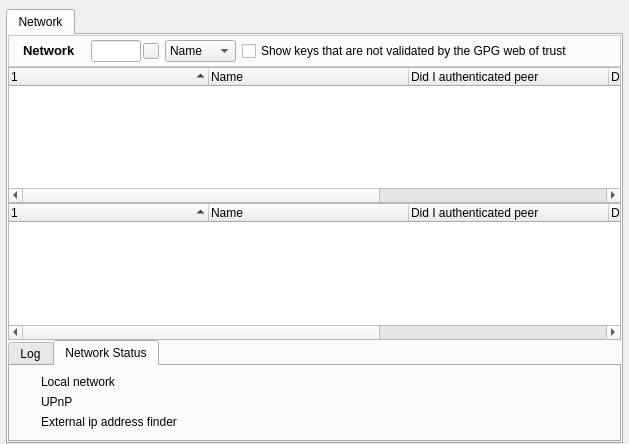
<?xml version="1.0" encoding="UTF-8"?>
<ui version="4.0">
 <class>NetworkDialog</class>
 <widget class="QWidget" name="NetworkDialog">
  <property name="geometry">
   <rect>
    <x>0</x>
    <y>0</y>
    <width>629</width>
    <height>444</height>
   </rect>
  </property>
  <layout class="QGridLayout">
   <property name="leftMargin">
    <number>6</number>
   </property>
   <property name="topMargin">
    <number>9</number>
   </property>
   <property name="rightMargin">
    <number>6</number>
   </property>
   <property name="bottomMargin">
    <number>0</number>
   </property>
   <item row="0" column="0">
    <widget class="QTabWidget" name="networkTab">
     <property name="tabPosition">
      <enum>QTabWidget::North</enum>
     </property>
     <property name="currentIndex">
      <number>0</number>
     </property>
     <widget class="QWidget" name="networkTab_1">
      <attribute name="title">
       <string>Network</string>
      </attribute>
      <layout class="QGridLayout">
       <property name="horizontalSpacing">
        <number>6</number>
       </property>
       <property name="verticalSpacing">
        <number>0</number>
       </property>
       <property name="margin">
        <number>0</number>
       </property>
       <item row="1" column="0">
        <widget class="QTreeWidget" name="connecttreeWidget">
         <property name="sizePolicy">
          <sizepolicy hsizetype="Expanding" vsizetype="Expanding">
           <horstretch>0</horstretch>
           <verstretch>0</verstretch>
          </sizepolicy>
         </property>
         <property name="contextMenuPolicy">
          <enum>Qt::CustomContextMenu</enum>
         </property>
         <property name="acceptDrops">
          <bool>false</bool>
         </property>
         <property name="autoFillBackground">
          <bool>false</bool>
         </property>
         <property name="lineWidth">
          <number>20</number>
         </property>
         <property name="iconSize">
          <size>
           <width>16</width>
           <height>16</height>
          </size>
         </property>
         <property name="uniformRowHeights">
          <bool>true</bool>
         </property>
         <property name="sortingEnabled">
          <bool>true</bool>
         </property>
         <property name="animated">
          <bool>true</bool>
         </property>
         <property name="wordWrap">
          <bool>true</bool>
         </property>
         <attribute name="headerCascadingSectionResizes">
          <bool>true</bool>
         </attribute>
         <attribute name="headerDefaultSectionSize">
          <number>200</number>
         </attribute>
         <attribute name="headerStretchLastSection">
          <bool>true</bool>
         </attribute>
         <attribute name="headerCascadingSectionResizes">
          <bool>true</bool>
         </attribute>
         <attribute name="headerDefaultSectionSize">
          <number>200</number>
         </attribute>
         <attribute name="headerStretchLastSection">
          <bool>true</bool>
         </attribute>
         <column>
          <property name="text">
           <string/>
          </property>
         </column>
         <column>
          <property name="text">
           <string>Name</string>
          </property>
         </column>
         <column>
          <property name="text">
           <string>Did I authenticated peer</string>
          </property>
          <property name="toolTip">
           <string>Did I sign his gpg key</string>
          </property>
         </column>
         <column>
          <property name="text">
           <string>Did peer authenticated me</string>
          </property>
         </column>
         <column>
          <property name="text">
           <string>Cert Id</string>
          </property>
         </column>
        </widget>
       </item>
       <item row="0" column="0">
        <widget class="QFrame" name="frame">
         <property name="minimumSize">
          <size>
           <width>0</width>
           <height>32</height>
          </size>
         </property>
         <property name="maximumSize">
          <size>
           <width>16777215</width>
           <height>32</height>
          </size>
         </property>
         <property name="styleSheet">
          <string notr="true">QFrame#frame{ 
background-color: qlineargradient(x1:0, y1:0, x2:0, y2:1,
stop:0 #FEFEFE, stop:1 #E8E8E8);

border: 1px solid #CCCCCC;}</string>
         </property>
         <layout class="QHBoxLayout" name="horizontalLayout_2">
          <property name="margin">
           <number>1</number>
          </property>
          <item>
           <widget class="QLabel" name="label">
            <property name="maximumSize">
             <size>
              <width>22</width>
              <height>22</height>
             </size>
            </property>
            <property name="text">
             <string/>
            </property>
            <property name="pixmap">
             <pixmap resource="images.qrc">:/images/rs1.png</pixmap>
            </property>
            <property name="scaledContents">
             <bool>true</bool>
            </property>
           </widget>
          </item>
          <item>
           <widget class="QLabel" name="label_2">
            <property name="font">
             <font>
              <family>Arial</family>
              <pointsize>10</pointsize>
             </font>
            </property>
            <property name="text">
             <string>&lt;!DOCTYPE HTML PUBLIC &quot;-//W3C//DTD HTML 4.0//EN&quot; &quot;http://www.w3.org/TR/REC-html40/strict.dtd&quot;&gt;
&lt;html&gt;&lt;head&gt;&lt;meta name=&quot;qrichtext&quot; content=&quot;1&quot; /&gt;&lt;style type=&quot;text/css&quot;&gt;
p, li { white-space: pre-wrap; }
&lt;/style&gt;&lt;/head&gt;&lt;body style=&quot; font-family:'Arial'; font-size:10pt; font-weight:400; font-style:normal;&quot;&gt;
&lt;p style=&quot; margin-top:0px; margin-bottom:0px; margin-left:0px; margin-right:0px; -qt-block-indent:0; text-indent:0px;&quot;&gt;&lt;span style=&quot; font-weight:600;&quot;&gt;Network&lt;/span&gt;&lt;/p&gt;&lt;/body&gt;&lt;/html&gt;</string>
            </property>
           </widget>
          </item>
          <item>
           <layout class="QHBoxLayout" name="horizontalLayout">
            <property name="spacing">
             <number>2</number>
            </property>
            <item>
             <widget class="QLabel" name="label_3">
              <property name="text">
               <string/>
              </property>
              <property name="pixmap">
               <pixmap resource="images.qrc">:/images/find-16.png</pixmap>
              </property>
             </widget>
            </item>
            <item>
             <widget class="QLineEdit" name="filterPatternLineEdit">
              <property name="toolTip">
               <string>Search Network</string>
              </property>
             </widget>
            </item>
            <item>
             <widget class="QPushButton" name="clearButton">
              <property name="minimumSize">
               <size>
                <width>16</width>
                <height>16</height>
               </size>
              </property>
              <property name="maximumSize">
               <size>
                <width>16</width>
                <height>16</height>
               </size>
              </property>
              <property name="font">
               <font>
                <family>MS Shell Dlg 2</family>
               </font>
              </property>
              <property name="toolTip">
               <string>Clear Filter</string>
              </property>
              <property name="styleSheet">
               <string notr="true">QPushButton
{
 border-image: url(:/images/closenormal.png) 
}
                                
QPushButton:hover 
{
border-image: url(:/images/closehover.png) 
}
                                
QPushButton:pressed  {
border-image: url(:/images/closepressed.png) 
}</string>
              </property>
              <property name="text">
               <string/>
              </property>
             </widget>
            </item>
           </layout>
          </item>
          <item>
           <widget class="QComboBox" name="filterColumnComboBox">
            <property name="minimumSize">
             <size>
              <width>0</width>
              <height>0</height>
             </size>
            </property>
            <property name="font">
             <font>
              <family>MS Shell Dlg 2</family>
             </font>
            </property>
            <property name="currentIndex">
             <number>0</number>
            </property>
            <item>
             <property name="text">
              <string>Name</string>
             </property>
            </item>
            <item>
             <property name="text">
              <string>Peer ID</string>
             </property>
            </item>
           </widget>
          </item>
          <item>
           <widget class="QCheckBox" name="showUnvalidKeys">
            <property name="text">
             <string>Show keys that are not validated by the GPG web of trust</string>
            </property>
           </widget>
          </item>
          <item>
           <widget class="QPushButton" name="viewButton">
            <property name="toolTip">
             <string>&lt;!DOCTYPE HTML PUBLIC &quot;-//W3C//DTD HTML 4.0//EN&quot; &quot;http://www.w3.org/TR/REC-html40/strict.dtd&quot;&gt;
&lt;html&gt;&lt;head&gt;&lt;meta name=&quot;qrichtext&quot; content=&quot;1&quot; /&gt;&lt;style type=&quot;text/css&quot;&gt;
p, li { white-space: pre-wrap; }
&lt;/style&gt;&lt;/head&gt;&lt;body style=&quot; font-family:'MS Shell Dlg 2'; font-size:8.25pt; font-weight:400; font-style:normal;&quot;&gt;
&lt;p style=&quot; margin-top:0px; margin-bottom:0px; margin-left:0px; margin-right:0px; -qt-block-indent:0; text-indent:0px;&quot;&gt;&lt;span style=&quot; font-weight:600;&quot;&gt;Display&lt;/span&gt;&lt;/p&gt;&lt;/body&gt;&lt;/html&gt;</string>
            </property>
            <property name="styleSheet">
             <string notr="true">QPushButton::menu-indicator { 
subcontrol-origin: padding;
subcontrol-position: bottom right;
}

</string>
            </property>
            <property name="text">
             <string/>
            </property>
            <property name="icon">
             <iconset resource="images.qrc">
              <normaloff>:/images/looknfeel.png</normaloff>:/images/looknfeel.png</iconset>
            </property>
            <property name="default">
             <bool>false</bool>
            </property>
            <property name="flat">
             <bool>true</bool>
            </property>
           </widget>
          </item>
         </layout>
        </widget>
       </item>
       <item row="3" column="0">
        <widget class="QTabWidget" name="tabBottom">
         <property name="maximumSize">
          <size>
           <width>16777215</width>
           <height>142</height>
          </size>
         </property>
         <property name="tabPosition">
          <enum>QTabWidget::North</enum>
         </property>
         <property name="currentIndex">
          <number>1</number>
         </property>
         <widget class="QWidget" name="log_tab">
          <attribute name="title">
           <string>Log</string>
          </attribute>
          <layout class="QVBoxLayout">
           <property name="spacing">
            <number>6</number>
           </property>
           <property name="margin">
            <number>0</number>
           </property>
           <item>
            <widget class="QTextBrowser" name="infoLog">
             <property name="sizePolicy">
              <sizepolicy hsizetype="Expanding" vsizetype="Expanding">
               <horstretch>0</horstretch>
               <verstretch>0</verstretch>
              </sizepolicy>
             </property>
             <property name="maximumSize">
              <size>
               <width>16777215</width>
               <height>142</height>
              </size>
             </property>
             <property name="contextMenuPolicy">
              <enum>Qt::CustomContextMenu</enum>
             </property>
            </widget>
           </item>
          </layout>
         </widget>
         <widget class="QWidget" name="networkstatus">
          <attribute name="title">
           <string>Network Status</string>
          </attribute>
          <layout class="QGridLayout">
           <item row="1" column="0">
            <layout class="QVBoxLayout" name="verticalLayout_2">
             <item>
              <layout class="QGridLayout">
               <item row="0" column="0">
                <widget class="QLabel" name="iconlabel_netLimited">
                 <property name="maximumSize">
                  <size>
                   <width>16</width>
                   <height>16</height>
                  </size>
                 </property>
                 <property name="text">
                  <string/>
                 </property>
                 <property name="pixmap">
                  <pixmap resource="images.qrc">:/images/ledoff1.png</pixmap>
                 </property>
                </widget>
               </item>
               <item row="0" column="1">
                <widget class="QLabel" name="textlabel_netLimited">
                 <property name="text">
                  <string>Local network</string>
                 </property>
                </widget>
               </item>
              </layout>
             </item>
             <item>
              <layout class="QGridLayout">
               <item row="0" column="0">
                <widget class="QLabel" name="iconlabel_upnp">
                 <property name="maximumSize">
                  <size>
                   <width>16</width>
                   <height>16</height>
                  </size>
                 </property>
                 <property name="text">
                  <string/>
                 </property>
                 <property name="pixmap">
                  <pixmap resource="images.qrc">:/images/ledoff1.png</pixmap>
                 </property>
                </widget>
               </item>
               <item row="0" column="1">
                <widget class="QLabel" name="textlabel_upnp">
                 <property name="text">
                  <string>UPnP</string>
                 </property>
                </widget>
               </item>
              </layout>
             </item>
             <item>
              <layout class="QGridLayout">
               <item row="0" column="0">
                <widget class="QLabel" name="iconlabel_ext">
                 <property name="maximumSize">
                  <size>
                   <width>16</width>
                   <height>16</height>
                  </size>
                 </property>
                 <property name="text">
                  <string/>
                 </property>
                 <property name="pixmap">
                  <pixmap resource="images.qrc">:/images/ledoff1.png</pixmap>
                 </property>
                </widget>
               </item>
               <item row="0" column="1">
                <widget class="QLabel" name="textlabel_ext">
                 <property name="text">
                  <string>External ip address finder</string>
                 </property>
                </widget>
               </item>
              </layout>
             </item>
            </layout>
           </item>
           <item row="2" column="0">
            <spacer name="verticalSpacer">
             <property name="orientation">
              <enum>Qt::Vertical</enum>
             </property>
             <property name="sizeHint" stdset="0">
              <size>
               <width>20</width>
               <height>40</height>
              </size>
             </property>
            </spacer>
           </item>
          </layout>
         </widget>
        </widget>
       </item>
       <item row="2" column="0">
        <widget class="QTreeWidget" name="unvalidGPGkeyWidget">
         <property name="contextMenuPolicy">
          <enum>Qt::CustomContextMenu</enum>
         </property>
         <attribute name="headerCascadingSectionResizes">
          <bool>true</bool>
         </attribute>
         <attribute name="headerDefaultSectionSize">
          <number>200</number>
         </attribute>
         <attribute name="headerShowSortIndicator" stdset="0">
          <bool>true</bool>
         </attribute>
         <attribute name="headerCascadingSectionResizes">
          <bool>true</bool>
         </attribute>
         <attribute name="headerDefaultSectionSize">
          <number>200</number>
         </attribute>
         <attribute name="headerShowSortIndicator" stdset="0">
          <bool>true</bool>
         </attribute>
         <column>
          <property name="text">
           <string/>
          </property>
         </column>
         <column>
          <property name="text">
           <string>Name</string>
          </property>
         </column>
         <column>
          <property name="text">
           <string>Did I authenticated peer</string>
          </property>
         </column>
         <column>
          <property name="text">
           <string>Did peer authenticated me</string>
          </property>
         </column>
         <column>
          <property name="text">
           <string>Cert Id</string>
          </property>
         </column>
        </widget>
       </item>
      </layout>
     </widget>
    </widget>
   </item>
  </layout>
  <action name="actionClearLog">
   <property name="text">
    <string>Clear</string>
   </property>
  </action>
  <action name="actionTabsright">
   <property name="text">
    <string>Set Tabs Right</string>
   </property>
  </action>
  <action name="actionTabsnorth">
   <property name="text">
    <string>Set Tabs North</string>
   </property>
  </action>
  <action name="actionTabssouth">
   <property name="text">
    <string>Set Tabs South</string>
   </property>
  </action>
  <action name="actionTabswest">
   <property name="text">
    <string>Set Tabs Left</string>
   </property>
  </action>
  <action name="actionTabsRounded">
   <property name="text">
    <string>Set Tabs Rounded</string>
   </property>
  </action>
  <action name="actionTabsTriangular">
   <property name="text">
    <string>Set Tabs Triangular</string>
   </property>
  </action>
  <action name="actionAddFriend">
   <property name="icon">
    <iconset resource="images.qrc">
     <normaloff>:/images/user/add_user16.png</normaloff>:/images/user/add_user16.png</iconset>
   </property>
   <property name="text">
    <string>Add Friend</string>
   </property>
  </action>
  <action name="actionCopyKey">
   <property name="text">
    <string>Copy My Key to Clipboard</string>
   </property>
  </action>
  <action name="actionExportKey">
   <property name="icon">
    <iconset resource="images.qrc">
     <normaloff>:/images/exportpeers_16x16.png</normaloff>:/images/exportpeers_16x16.png</iconset>
   </property>
   <property name="text">
    <string>Export My Key</string>
   </property>
  </action>
  <action name="actionCreate_New_Profile">
   <property name="text">
    <string>Create New Profile</string>
   </property>
   <property name="toolTip">
    <string>Create a new Profile</string>
   </property>
  </action>
 </widget>
 <resources>
  <include location="images.qrc"/>
 </resources>
 <connections/>
</ui>
